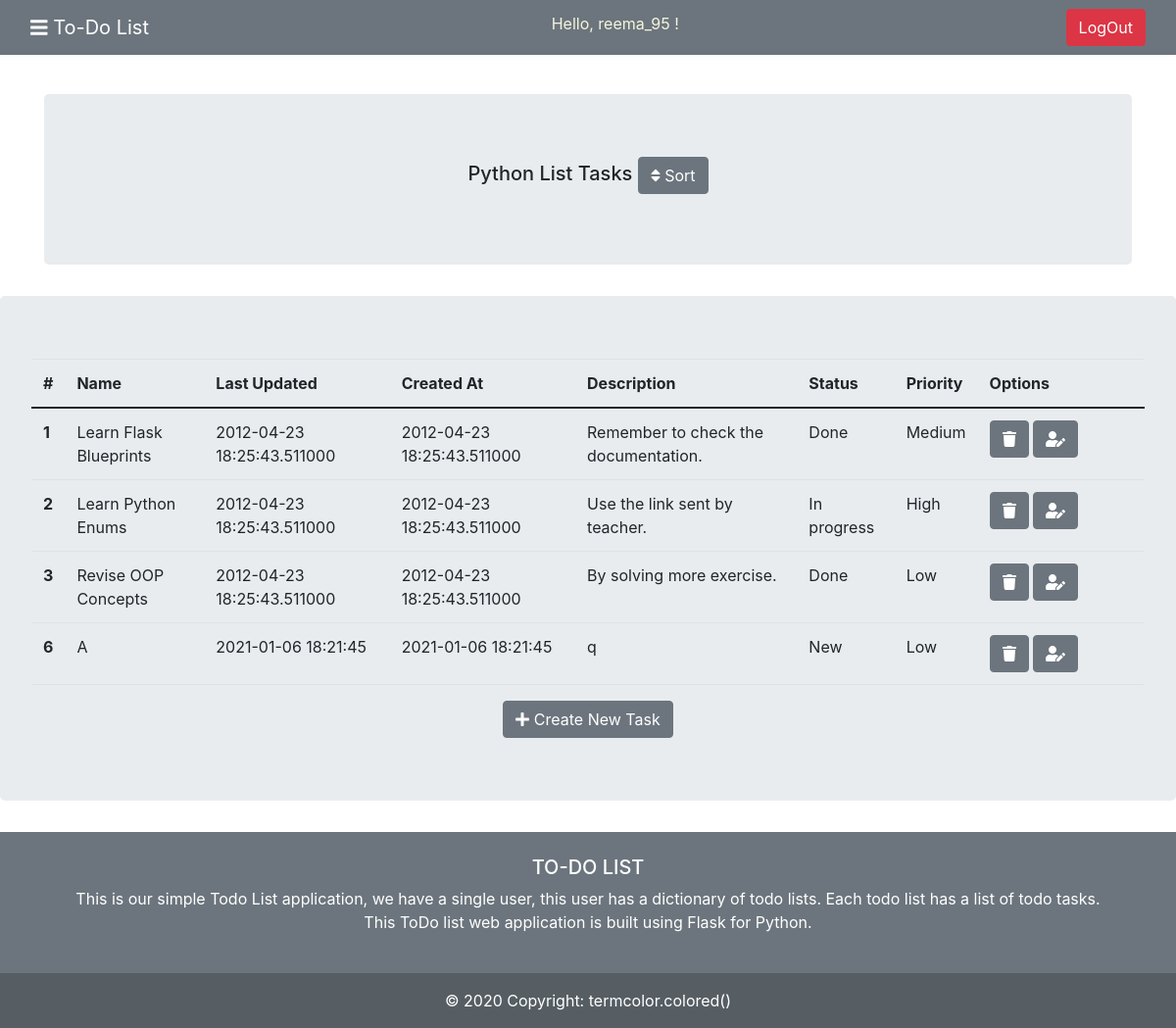
Page /tasks/1 (signed in) on the committed database.
### tables this page shows
CREATE TABLE "taskslist" (
	"id"	INTEGER ,
	"name"	TEXT NOT NULL ,
    "last_updated"	TIMESTAMP NOT NULL DEFAULT CURRENT_TIMESTAMP,
	"created_at"	TIMESTAMP NOT NULL DEFAULT CURRENT_TIMESTAMP,
	PRIMARY KEY("id" AUTOINCREMENT)
);

CREATE TABLE "tasks" (
	"id"	INTEGER,
	"name"	TEXT NOT NULL UNIQUE,
	"last_updated"	TIMESTAMP NOT NULL DEFAULT CURRENT_TIMESTAMP,
	"created_at"	TIMESTAMP NOT NULL DEFAULT CURRENT_TIMESTAMP,
	"status"	TEXT,
	"priority"	TEXT,
    "description" TEXT,
	"taskslist_id"	INTEGER NOT NULL,
	FOREIGN KEY("taskslist_id") REFERENCES "taskslist"("id"),
	PRIMARY KEY("id" AUTOINCREMENT)
);

### to_do_tasks/blueprints/tasks.py (the view)
@tasks_bp.route("/tasks/<int:list_index>")
def tasks_(list_index):
    db = get_db()
    tasklist = db.execute(f"SELECT * FROM taskslist WHERE id = {list_index}").fetchone()
    tasks = db.execute(f"SELECT * FROM tasks WHERE taskslist_id = {list_index}").fetchall()
    return render_template("tasks/tasks.html", tasklist = tasklist, tasks = tasks, list_index = list_index)

### to_do_tasks/db.py (called while the page is built)
def get_db():
    if 'db' not in g:
        g.db = sqlite3.connect(
            current_app.config['DATABASE'],
            detect_types=sqlite3.PARSE_DECLTYPES
        )
        g.db.row_factory = sqlite3.Row
    return g.db

### to_do_tasks/templates/tasks/tasks.html (shortened to what this page needs)
{% extends 'base.html' %}
{% block content %}
<div class="container">
    <br>
    <center>
        <div class="jumbotron mt-3">
            <div>
                <h5>{{tasklist['name']}} Tasks <a href="/sorttask/{{list_index}}" class="btn btn-secondary" type="submit" role="button"><i
                            class="fas fa-sort"></i>
                        Sort </a></h5>
            </div>
    </center>
</div>
<div class="jumbotron mt-3">
    <table class="table">
        <thead>
            <tr>
                <th scope="col">#</th>
                <th scope="col">Name</th>
                <th scope="col">Last Updated</th>
                <th scope="col">Created At</th>
                <th scope="col">Description</th>
                <th scope="col">Status</th>
                <th scope="col">Priority</th>
                <th scope="col" style="width: 15%;">Options</th>
            </tr>
        </thead>
        <tbody>
            {% for task in tasks %}
            <tr>
                <th scope="row">{{task['id']}}</th>
                <td>{{task['name']}}</td>
                <td>{{task['last_updated']}}</td>
                <td>{{task['created_at']}}</td>
                <td>{{task['description']}}</td>
                <td>{{task['status']}}</td>
                <td>{{task['priority']}}</td>
                <td> <a href="/deletetask/{{task['id']}}" class="btn btn-secondary" title="Delete" type="submit"
                        role="button"><i class="fas fa-trash"></i></a>
                    <a href="/edittask/{{task['id']}}" class="btn btn-secondary" title="Edit" type="submit"
                        role="button"><i class="fas fa-user-edit"></i></a>
                </td>
            </tr>
            {% endfor %}
        </tbody>
    </table>
    <center>
        <a href="/createtask/{{list_index}}" class="btn btn-secondary" type="submit" role="button"><i
                class="fas fa-plus"></i>
            Create New
            Task</a>
    </center>
</div>
{% endblock %}

### rows in the picture
taskslist: name "Python List"
tasks: id "1", name "Learn Flask Blueprints", last_updated "2012-04-23 18:25:43.511000", created_at "2012-04-23 18:25:43.511000", description "Remember to check the documentation.", status "Done", priority "Medium"
tasks: id "2", name "Learn Python Enums", last_updated "2012-04-23 18:25:43.511000", created_at "2012-04-23 18:25:43.511000", description "Use the link sent by teacher.", status "In progress", priority "High"
tasks: id "3", name "Revise OOP Concepts", last_updated "2012-04-23 18:25:43.511000", created_at "2012-04-23 18:25:43.511000", description "By solving more exercise.", status "Done", priority "Low"
tasks: id "6", name "A", last_updated "2021-01-06 18:21:45", created_at "2021-01-06 18:21:45", description "q", status "New", priority "Low"

### other values in the picture
{{ session['username'] }} "reema_95"
